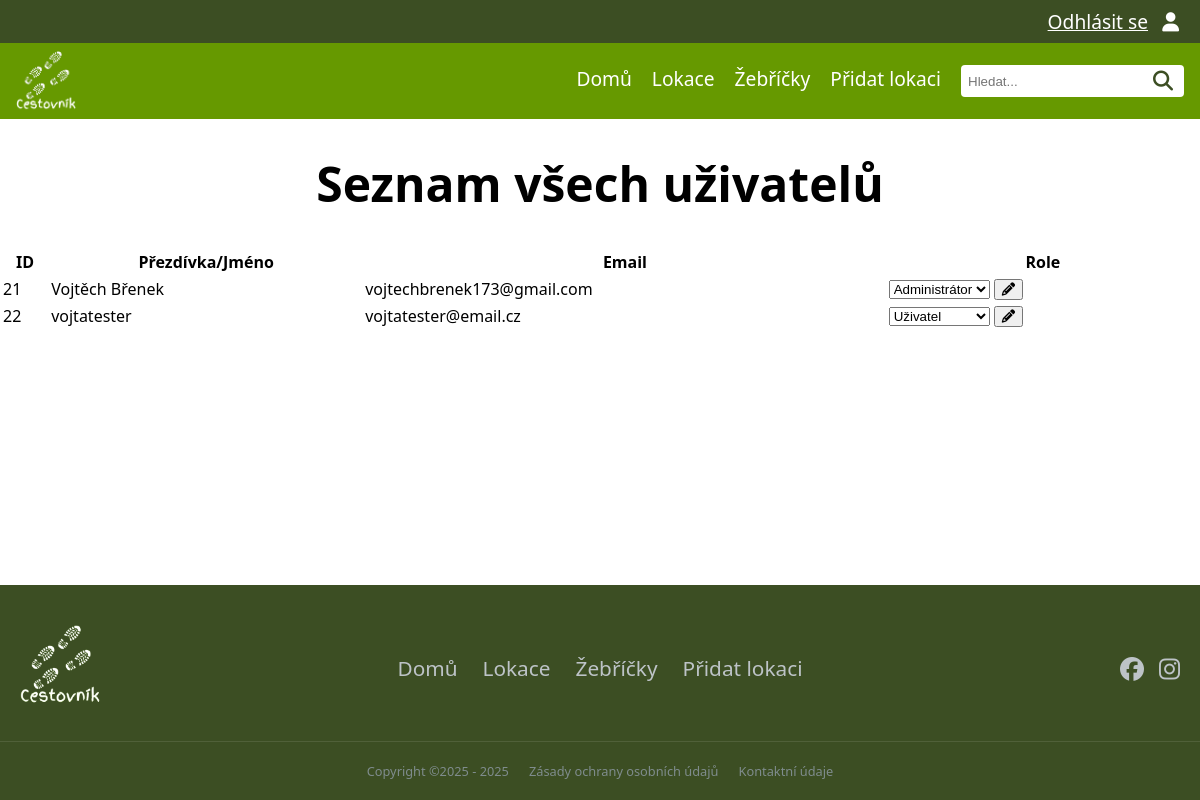
Page /all_users (signed in) on the earlier database version.
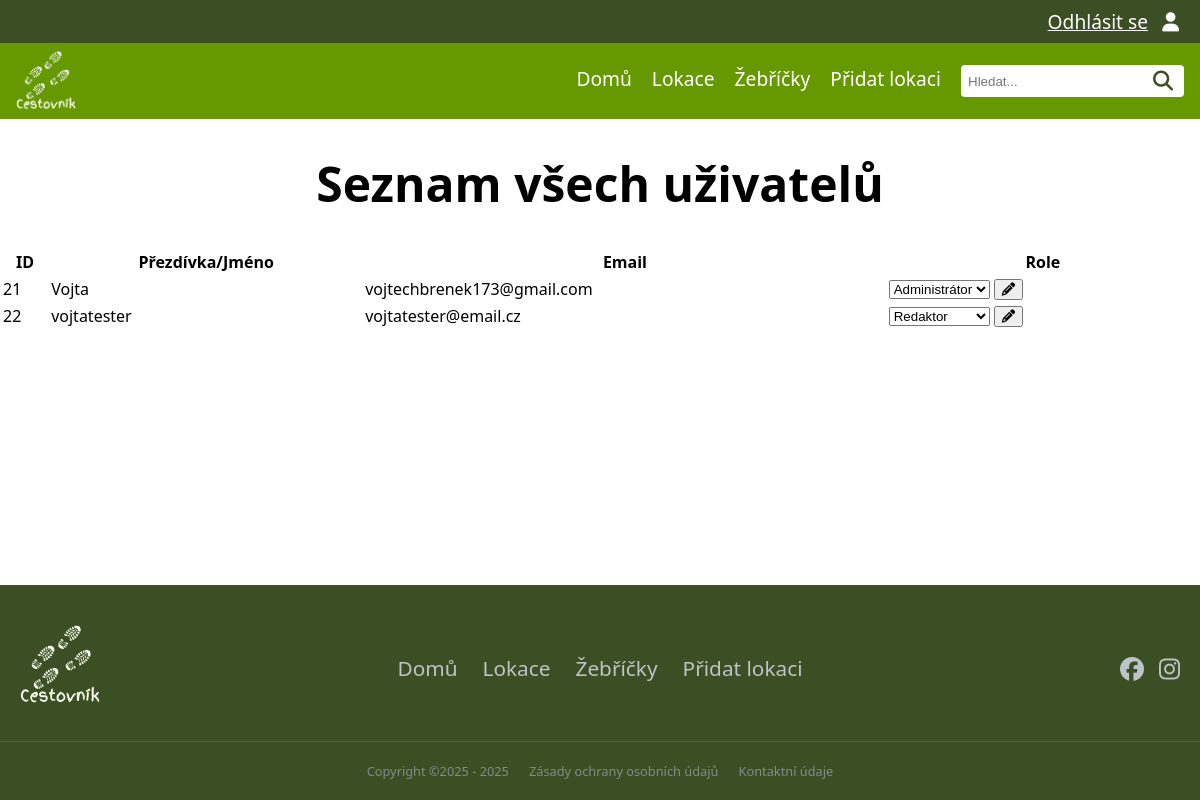
Same page on the later database version.
### tables this page shows
CREATE TABLE "user"
(
    id               INTEGER
        primary key autoincrement,
    name             VARCHAR not null,
    email            VARCHAR not null
        unique,
    password_hash    VARCHAR not null,
    id_role          INTEGER
        references role,
    id_auth_provider integer
        constraint user_auth_provider_id_fk
            references auth_provider
);

### pages/all_users.py (the view)
@router.get("/all_users", response_class=HTMLResponse)
async def all_users_page(request: Request, svc: UserService = Depends(user_service)):
    if not request.session.get("user"):
        return RedirectResponse(url="/login", status_code=303)
    all_users = svc.list_all_users()
    return request.app.state.templates.TemplateResponse(
        "all_users.html",
        {
            "request": request,
            "title": "Seznam všech uživatelů",
            "all_users": all_users
        }
    )

### templates/all_users.html (shortened to what this page needs)
{% extends "base.html" %}
{% block content %}
    <h1>{{ title }}</h1>
    {% if all_users %}
        <table>
            <tr>
                <th>ID</th>
                <th>Přezdívka/Jméno</th>
                <th>Email</th>
                <th>Role</th>
            </tr>
            {% for user in all_users %}
                <tr>
                    <td>{{ user['id'] }}</td>
                    <td>{{ user['name'] }}</td>
                    <td>{{ user['email'] }}</td>
                    <td>
                        <form action="/all_users/update" method="post">
                            <select name="role">
                                <option value="1" {% if user['role'] == 1 %}selected{% endif %}>Administrátor</option>
                                <option value="2" {% if user['role'] == 2 %}selected{% endif %}>Redaktor</option>
                                <option value="3" {% if user['role'] == 3 %}selected{% endif %}>Uživatel</option>
                            </select>
                            <button type="submit" title="Uložit změnu role"><i class="fa-solid fa-pencil"></i></button>
                        </form>
                    </td>
                </tr>
            {% endfor %}
        </table>
    {% else %}
        <p>Žádní uživatelé</p>
    {% endif %}
{% endblock %}

### templates/base.html (shortened to what this page needs)
<!DOCTYPE html>
<html lang="cs">
<head>
    <link rel="stylesheet" href="{{ url_for('static', path='css/style.css') }}">
    <link rel="stylesheet" href="{{ url_for('static', path='css/header.css') }}">
    <link rel="stylesheet" href="{{ url_for('static', path='css/footer.css') }}">
    <link rel="stylesheet" href="{{ url_for('static', path='css/icon.css') }}">
    <link rel="stylesheet" href="{{ url_for('static', path='css/location.css') }}">
    <link rel="stylesheet" href="https://cdnjs.cloudflare.com/ajax/libs/font-awesome/6.5.0/css/all.min.css">
</head>
<body>
{% include "components/header.html" %}
{% block content %}{% endblock %}
{% include "components/footer.html" %}
</body>
</html>

### templates/components/header.html (shortened to what this page needs)
<div class="header">
    <div class="upper-nav">
        <div class="upper-nav-items">
            {% if request.session.get('user') %}
                <a href="{{ url_for('logout') }}" class="upper-nav-item">Odhlásit se</a>
                <a href="{{ url_for('my_profile_page') }}" class="upper-nav-item"><i class="fa-solid fa-user"></i></a>
            {% else %}
                <a href="{{ url_for('register_page') }}" class="upper-nav-item">Zaregistrovat se</a>
                <a href="{{ url_for('login_page') }}" class="upper-nav-item"><i class="fa-regular fa-user"></i></a>
            {% endif %}
        </div>
    </div>
    <div class="lower-nav">
        <div class="lower-nav-logo">
            <a href="{{ url_for('landing_page') }}">
                <img alt="logo" src="{{ url_for('static', path='img/web/logo.webp') }}">
            </a>
        </div>
        <div class="lower-nav-items" id="navLinks">
            <a href="{{ url_for('landing_page') }}" class="lower-nav-item {% if request.url.path == '/' %}active{% endif %}">Domů</a>
            <a href="{{ url_for('list_locations_with_photos_rating') }} " class="lower-nav-item {% if request.url.path == '/locations' %}active{% endif %}">Lokace</a>
            <a href="{{ url_for('rankings_page') }}" class="lower-nav-item {% if request.url.path == '/rankings' %}active{% endif %}">Žebříčky</a>
            <a href="{{ url_for('add_location_page') }}" class="lower-nav-item {% if request.url.path == '/add_location' %}active{% endif %}">Přidat lokaci</a>
            <form action="/search" method="get" class="lower-nav-search">
                <input type="text" name="search_term" placeholder="Hledat..." required>
                <button type="submit"><i class="fa-solid fa-magnifying-glass"></i></button>
            </form>
        </div>
    </div>
</div>

### templates/components/footer.html
<footer class="footer">
    <div class="footer-top">
        <div class="footer-logo">
            <a href="{{ url_for('landing_page') }}">
                <img alt="logo" src="{{ url_for('static', path='img/web/logo.webp') }}"></a>
        </div>
        <nav class="footer-nav">
            <a href="{{ url_for('landing_page') }}" class="footer-nav-item">Domů</a>
            <a href="{{ url_for('list_locations_with_photos_rating') }}" class="footer-nav-item">Lokace</a>
            <a href="{{ url_for('rankings_page') }}" class="footer-nav-item">Žebříčky</a>
            <a href="{{ url_for('add_location_page') }}" class="footer-nav-item">Přidat lokaci</a>
        </nav>
        <div class="footer-icons">
            <a href="https://www.facebook.com/endurovojta173/" target="_blank"> <i class="fa-brands fa-facebook"></i></a>
            <a href="https://www.instagram.com/endurovojta173/" target="_blank"> <i class="fa-brands fa-instagram"></i></a>
        </div>
    </div>
    <div class="footer-bottom">
        <span>Copyright ©2025 - <script>document.write(new Date().getFullYear())</script></span>
        <span><a href="{{ url_for('privacy_policy_page') }}">Zásady ochrany osobních údajů</a></span>
        <span><a href="{{ url_for('contact_page') }}">Kontaktní údaje</a></span>
    </div>
</footer>

### static/css/style.css (style rules this page uses)
:root { font-family: system-ui, -apple-system, Segoe UI, Roboto, sans-serif; --background-color: white; --text-color: black; --light-green-color: #669900; --dark-green-color: #3c4e23; --white-text-color: white; --neutral-gray-color: #afafaf; --shadow-gray-color: #c8c8c8; --star-gold-color: #ffc107; --google-red-color:#DB4437; font-size: 16px; }
html, body { margin:0; padding: 0; background: var(--background-color); }
body { display: flex; flex-direction: column; min-height: 100vh; }
h1 { font-size: 3em; text-align: center; }

### static/css/header.css (style rules this page uses)
.header { overflow: visible; position: sticky; top: 0; z-index: 1000; }
.upper-nav { display: flex; flex-direction: row; align-items: center; background-color: var(--dark-green-color); justify-content: flex-end; font-size: 1rem; padding: 1vh 0 1vh 0; }
.upper-nav-items { margin-right: 2vh; }
.upper-nav-item { margin-left: 5px; margin-right: 5px; color: var(--white-text-color); font-size: 1.2em; }
.lower-nav { display: flex; flex-direction: row; align-items: center; max-height: 10vh; justify-content: space-between; background-color: var(--light-green-color, #333); }
.lower-nav-logo { width: 60px; height: auto; margin: 1vh 0 1vh 2vh; }
.lower-nav-logo img { width: 100%; height: 100%; object-fit: contain; display: block; }
.lower-nav-items { display: flex; gap: 20px; padding-right: 2vh; }
.lower-nav-item { color: var(--white-text-color, #fff); text-decoration: none; font-size: 1.2rem; font-weight: 500; }
.lower-nav-search { display: flex; align-items: center; background: white; padding: 5px; border-radius: 4px; }
.lower-nav-search input { border: none; outline: none; }
.lower-nav-search button { background: none; border: none; cursor: pointer; }
.fa-magnifying-glass { font-size: 1.5em; color: var(--dark-green-color); transition: transform 0.2s, color 0.2s; }
.fa-user, .upper-nav-item,.lower-nav-logo { transition: transform 0.2s, color 0.2s; }

### static/css/footer.css (style rules this page uses)
.footer { background-color: var(--dark-green-color); color: var(--white-text-color); padding: 40px 0 20px 0; margin-top: auto; font-size: 1.3rem; }
.footer-top { display: flex; justify-content: space-between; align-items: center; max-width: 1600px; margin: 0 auto; padding: 0 20px; flex-wrap: wrap; }
.footer-logo { width: 60px; }
.footer-logo img { height: 10vh; width: auto; object-fit: contain; }
.footer-nav { display: flex; gap: 25px; }
.footer-nav-item { color: #bdc3c7; text-decoration: none; font-weight: 500; transition: color 0.3s; }
.footer-icons { display: flex; gap: 15px; }
.footer-icons a { color: #bdc3c7; font-size: 1.5rem; transition: color 0.3s, transform 0.2s; }
.footer-bottom { border-top: 1px solid rgba(255, 255, 255, 0.1); margin-top: 30px; padding-top: 20px; text-align: center; color: #7f8c8d; font-size: 0.8rem; display: flex; justify-content: center; gap: 20px; flex-wrap: wrap; }
.footer-bottom a { color: #7f8c8d; text-decoration: none; }

Differences in the rows shown:
changed user "vojtechbrenek173@gmail.com": name "Vojtěch Břenek" → "Vojta"
changed user "vojtatester": role "Uživatel" → "Redaktor"
